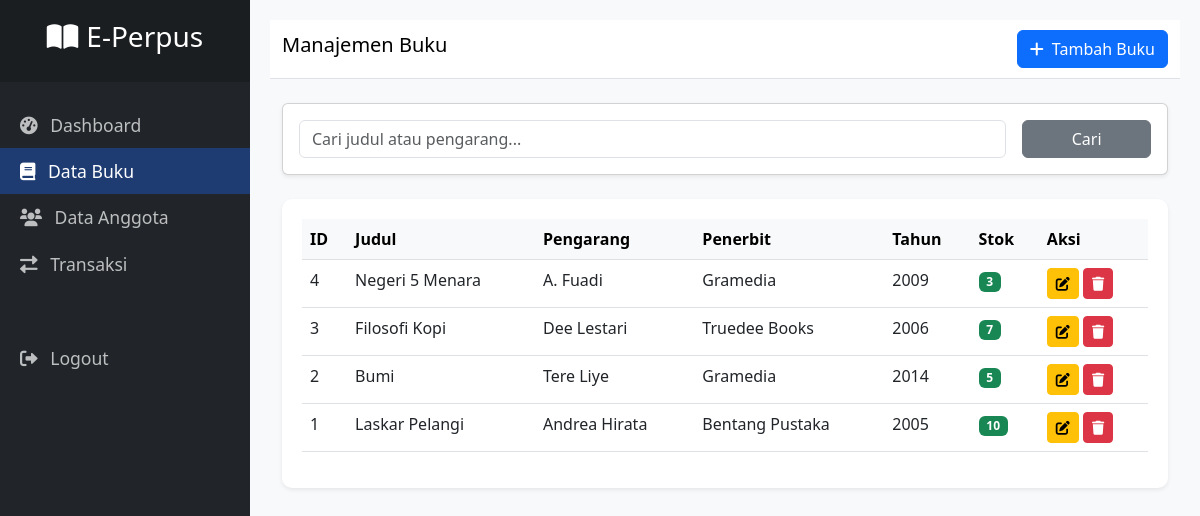
Page /admin/buku.php (signed in) on the committed database.
### tables this page shows
CREATE TABLE IF NOT EXISTS buku (
    id_buku INT AUTO_INCREMENT PRIMARY KEY,
    judul VARCHAR(150) NOT NULL,
    pengarang VARCHAR(100) NOT NULL,
    penerbit VARCHAR(100) NOT NULL,
    tahun YEAR NOT NULL,
    stok INT NOT NULL DEFAULT 0,
    created_at TIMESTAMP DEFAULT CURRENT_TIMESTAMP
);

### admin/buku.php (the view, shortened to what this page needs)
<?php
require '../koneksi.php';
$search = "";
if (isset($_GET['search'])) {
    $search = mysqli_real_escape_string($conn, $_GET['search']);
    $query_buku = "SELECT * FROM buku WHERE judul LIKE '%$search%' OR pengarang LIKE '%$search%' ORDER BY id_buku DESC";
} else {
    $query_buku = "SELECT * FROM buku ORDER BY id_buku DESC";
}
$result_buku = mysqli_query($conn, $query_buku);
?>
<!DOCTYPE html>
<html lang="en">
<head>
    <link href="https://cdn.jsdelivr.net/npm/bootstrap@5.3.0/dist/css/bootstrap.min.css" rel="stylesheet">
    <link rel="stylesheet" href="https://cdnjs.cloudflare.com/ajax/libs/font-awesome/6.0.0/css/all.min.css">
    <link rel="stylesheet" href="../assets/css/style.css">
</head>
<body>
<div id="wrapper">
    <nav id="sidebar">
        <div class="sidebar-header">
            <h3><i class="fas fa-book-open me-2"></i>E-Perpus</h3>
        </div>
        <ul class="list-unstyled components">
            <li><a href="dashboard.php"><i class="fas fa-tachometer-alt me-2"></i> Dashboard</a></li>
            <li class="active"><a href="buku.php"><i class="fas fa-book me-2"></i> Data Buku</a></li>
            <li><a href="user.php"><i class="fas fa-users me-2"></i> Data Anggota</a></li>
            <li><a href="transaksi.php"><i class="fas fa-exchange-alt me-2"></i> Transaksi</a></li>
            <li class="mt-5"><a href="../logout.php" onclick="return confirm('Yakin ingin logout?')"><i class="fas fa-sign-out-alt me-2"></i> Logout</a></li>
        </ul>
    </nav>
    <div id="content">
        <nav class="navbar navbar-expand-lg navbar-light bg-white border-bottom mb-4">
            <div class="container-fluid">
                <span class="navbar-brand h1">Manajemen Buku</span>
                <div class="ms-auto">
                    <button class="btn btn-primary" data-bs-toggle="modal" data-bs-target="#modalTambah">
                        <i class="fas fa-plus me-1"></i> Tambah Buku
                    </button>
                </div>
            </div>
        </nav>
        <div class="container-fluid">
            <div class="card shadow-sm mb-4">
                <div class="card-body">
                    <form action="" method="GET" class="row g-3">
                        <div class="col-md-10">
                            <input type="text" name="search" class="form-control" placeholder="Cari judul atau pengarang..." value="<?= htmlspecialchars($search); ?>">
                        </div>
                        <div class="col-md-2">
                            <button type="submit" class="btn btn-secondary w-100">Cari</button>
                        </div>
                    </form>
                </div>
            </div>
            <div class="table-responsive">
                <table class="table table-hover">
                    <thead class="table-light">
                        <tr>
                            <th>ID</th>
                            <th>Judul</th>
                            <th>Pengarang</th>
                            <th>Penerbit</th>
                            <th>Tahun</th>
                            <th>Stok</th>
                            <th>Aksi</th>
                        </tr>
                    </thead>
                    <tbody>
                        <?php while ($row = mysqli_fetch_assoc($result_buku)) : ?>
                        <tr>
                            <td><?= $row['id_buku']; ?></td>
                            <td><?= $row['judul']; ?></td>
                            <td><?= $row['pengarang']; ?></td>
                            <td><?= $row['penerbit']; ?></td>
                            <td><?= $row['tahun']; ?></td>
                            <td>
                                <span class="badge <?= $row['stok'] > 0 ? 'bg-success' : 'bg-danger'; ?>">
                                    <?= $row['stok']; ?>
                                </span>
                            </td>
                            <td>
                                <button class="btn btn-sm btn-warning" data-bs-toggle="modal" data-bs-target="#modalEdit<?= $row['id_buku']; ?>">
                                    <i class="fas fa-edit"></i>
                                </button>
                                <button class="btn btn-sm btn-danger btn-hapus" data-id="<?= $row['id_buku']; ?>">
                                    <i class="fas fa-trash"></i>
                                </button>
                            </td>
                        </tr>
                        <?php endwhile; ?>
                    </tbody>
                </table>
            </div>
        </div>
    </div>
</div>
</body>
</html>

### assets/css/style.css (style rules this page uses)
:root { --primary-blue: #1e3c72; --secondary-blue: #2a5298; --sidebar-width: 250px; --sidebar-bg: #212529; --card-shadow: 0 0.125rem 0.25rem rgba(0, 0, 0, 0.075); }
body { font-family: 'Segoe UI', Tahoma, Geneva, Verdana, sans-serif; background-color: #f8f9fa; }
#wrapper { display: flex; width: 100%; align-items: stretch; }
#sidebar { min-width: var(--sidebar-width); max-width: var(--sidebar-width); background: var(--sidebar-bg); color: #fff; transition: all 0.3s; min-height: 100vh; }
#sidebar .sidebar-header { padding: 20px; background: #1a1e21; text-align: center; }
#sidebar ul.components { padding: 20px 0; }
#sidebar ul li a { padding: 10px 20px; font-size: 1.1em; display: block; color: rgba(255,255,255,0.7); text-decoration: none; }
#sidebar ul li.active > a { color: #fff; background: var(--primary-blue); }
#content { width: 100%; padding: 20px; min-height: 100vh; transition: all 0.3s; }
.table-responsive { background: #fff; padding: 20px; border-radius: 10px; box-shadow: var(--card-shadow); }

### rows in the picture
buku: id_buku "4", judul "Negeri 5 Menara", pengarang "A. Fuadi", penerbit "Gramedia", tahun "2009", stok "3"
buku: id_buku "3", judul "Filosofi Kopi", pengarang "Dee Lestari", penerbit "Truedee Books", tahun "2006", stok "7"
buku: id_buku "2", judul "Bumi", pengarang "Tere Liye", penerbit "Gramedia", tahun "2014", stok "5"
buku: id_buku "1", judul "Laskar Pelangi", pengarang "Andrea Hirata", penerbit "Bentang Pustaka", tahun "2005", stok "10"
